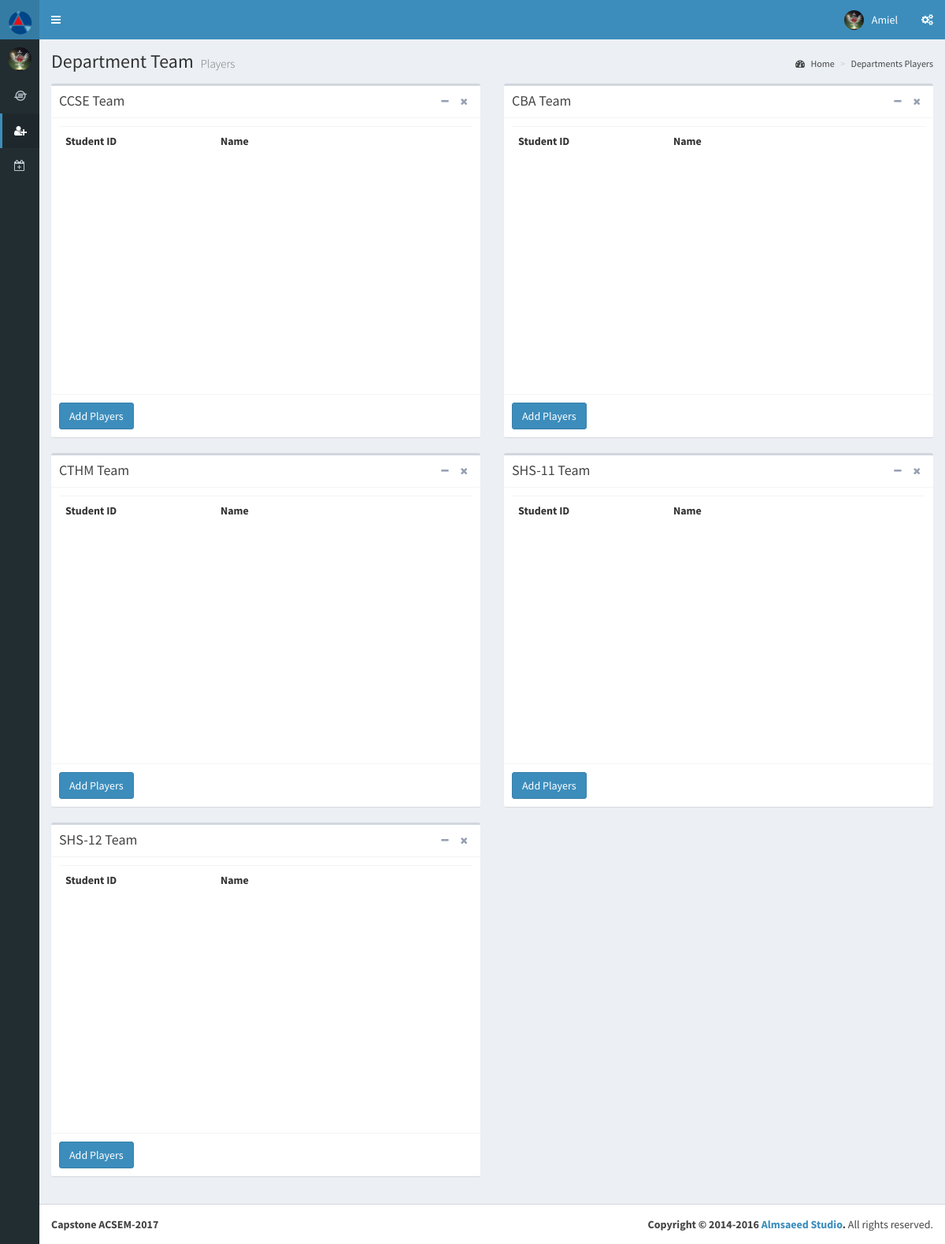
The page /ACSEM/pages/forms/aplist.php?id=1000-Event&id2=1000-Sports (signed in) on the database its author committed.
### tables this page shows
CREATE TABLE `tbl_facilitator` (
  `FacilitatorID` varchar(15) NOT NULL,
  `Ffname` text NOT NULL,
  `Fmname` text NOT NULL,
  `Flname` text NOT NULL,
  `Fbdate` text NOT NULL,
  `Fgender` text NOT NULL,
  `Fphoto` text NOT NULL,
  `Fusername` varchar(30) NOT NULL,
  `Fpassword` varchar(30) NOT NULL
);

CREATE TABLE `tbl_edepartments` (
  `EventID` varchar(15) NOT NULL,
  `DepID` varchar(15) NOT NULL
);

CREATE TABLE `tbl_departments` (
  `DepID` varchar(15) NOT NULL,
  `Depcode` text NOT NULL,
  `Depdes` text NOT NULL,
  `Deplogo` text NOT NULL,
  `Depcover` text NOT NULL
);

### ACSEM/conn/checker2.php (called while the page is built, shortened)
<?php
  if(isset($_COOKIE['userid1']) && $_COOKIE['userid1'] != ''){
  $user1 = $_COOKIE['userid1'];
  $user1;
  }else if(isset($_SESSION['userid1']) && $_SESSION['userid1'] !=''){
  $user1 = $_SESSION['userid1'];
  }else if(!isset($_COOKIE['userid1']) && $_COOKIE['userid2'] != ''){
      header("Location: ../login.php");
  }else if(!isset($_SESSION['userid2']) && $_SESSION['userid2'] !=''){
      header("Location: ../login.php");
  }
?>

### ACSEM/pages/forms/aplist.php (the view, shortened to what this page needs)
<?php
	include("../../conn/connection.php");
  include("../../conn/checker2.php");
  $id = $_GET['id'];
  $query = "SELECT * FROM tbl_facilitator where FacilitatorID = '$user1'  " ;
  $result = mysqli_query($link, $query);
  while($row = mysqli_fetch_assoc($result))
       {
        $fname = $row['Ffname'];
        $Fphoto = $row['Fphoto'];
       }
?>
<!DOCTYPE html>
<html>
<head>
  <link rel="stylesheet" href="../../bootstrap/css/bootstrap.min.css">
  <link rel="stylesheet" href="https://cdnjs.cloudflare.com/ajax/libs/font-awesome/4.5.0/css/font-awesome.min.css">
  <link rel="stylesheet" href="https://cdnjs.cloudflare.com/ajax/libs/ionicons/2.0.1/css/ionicons.min.css">
  <link rel="stylesheet" href="../../plugins/daterangepicker/daterangepicker.css">
  <link rel="stylesheet" href="../../plugins/datepicker/datepicker3.css">
  <link rel="stylesheet" href="../../plugins/iCheck/all.css">
  <link rel="stylesheet" href="../../plugins/colorpicker/bootstrap-colorpicker.min.css">
  <link rel="stylesheet" href="../../plugins/timepicker/bootstrap-timepicker.min.css">
  <link rel="stylesheet" href="../../plugins/select2/select2.min.css">
  <link rel="stylesheet" href="../../dist/css/AdminLTE.min.css">
  <link rel="stylesheet" href="../../dist/css/skins/_all-skins.min.css">
</head>
<body class="hold-transition skin-blue sidebar-collapse sidebar-mini">
<div class="wrapper">
  <header class="main-header">
    <a href="../../facilitator.php" class="logo">
      <span class="logo-mini"><img src="../../images/ar.png" style="width:70%; height:10%;"></span>
    </a>
    <nav class="navbar navbar-static-top">
      <a href="#" class="sidebar-toggle" data-toggle="offcanvas" role="button">
      </a>
      <div class="navbar-custom-menu">
        <ul class="nav navbar-nav">
          <li class="dropdown user user-menu">
            <a href="#" class="dropdown-toggle" data-toggle="dropdown">
              <img src="upload/<?php echo $Fphoto; ?>" class="user-image" alt="User Image">
              <span class="hidden-xs"><?php echo $fname; ?></span>
            </a>
          </li>
          <li>
            <a href="#" data-toggle="control-sidebar"><i class="fa fa-gears"></i></a>
          </li>
        </ul>
      </div>
    </nav>
  </header>
  <aside class="main-sidebar">
    <section class="sidebar">
      <div class="user-panel">
        <div class="pull-left image">
         <img src="upload/<?php echo $Fphoto; ?>" class="img-circle" alt="User Image">
        </div>
      </div>
      <ul class="sidebar-menu">
         <li><a href="../../facilitator.php"><i class="fa fa-ioxhost"></i> <span>Host Game</span></a></li>
         <li class="active"><a href="apindex.php"><i class="fa fa-user-plus"></i> <span>Players</span></a></li>
         <li><a href="scheduling.php"><i class="fa fa-calendar-plus-o"></i> <span>Schedules</span></a></li>
      </ul>
    </section>
  </aside>
  <div class="content-wrapper">
    <section class="content-header">
      <h1>
        Department Team <small>Players</small>
      </h1>
      <ol class="breadcrumb">
        <li class="active"><a href="#"><i class="fa fa-dashboard"></i> Home</a></li>
        <li><a>Departments Players</a></li>
      </ol>
    </section>
    <section class="content">
    <div class="row">
    <?php
    $query = "SELECT * FROM tbl_edepartments Where EventID = '$id'";
    $result = mysqli_query($link, $query);
    while($row = mysqli_fetch_assoc($result)){
          $depid = $row['DepID'];
          $query1 = "SELECT * FROM tbl_departments Where DepID = '$depid'";
          $result1 = mysqli_query($link, $query1);
          while($row = mysqli_fetch_assoc($result1)){
                $depcode = $row['Depcode'];
          }
    ?>
    <div class="col-md-6">
        <div class="box" >
            <div class="box-header with-border">
              <h3 class="box-title"><?php echo $depcode; ?>  Team</h3>
              <div class="box-tools pull-right">
                <button type="button" class="btn btn-box-tool" data-widget="collapse"><i class="fa fa-minus"></i></button>
                <button type="button" class="btn btn-box-tool" data-widget="remove"><i class="fa fa-times"></i></button>
              </div>
            </div>
            <div class="box-body" style="max-height: 350px; min-height: 350px; overflow-y: scroll;">
            <table class="table table-fixed">
                    <tr>
                      <th width="30%">Student ID</th>
                      <th width="50%">Name</th>
                    </tr>
                  </table>
            </div>
            <div class="box-footer">
            <form method="POST" action="addplayer.php">
            <button type="submit" class="btn btn-primary">Add Players</button>
            </form>
            </div>
            </div>
    </div>
    <?php
    }
    ?>
    </div>
    </section>
  </div>
  <footer class="main-footer">
    <div class="pull-right hidden-xs">
      <strong>Copyright &copy; 2014-2016 <a href="http://almsaeedstudio.com">Almsaeed Studio</a>.</strong> All rights
    reserved.
    </div>
      <strong>Capstone ACSEM-2017</strong>
  </footer>
</div>
</body>
</html>

### rows shown on the page
tbl_facilitator: Fphoto (picture), Ffname "Amiel"
tbl_edepartments: DepID.Depcode "CCSE"
tbl_edepartments: DepID.Depcode "CBA"
tbl_edepartments: DepID.Depcode "CTHM"
tbl_edepartments: DepID.Depcode "SHS-11"
tbl_edepartments: DepID.Depcode "SHS-12"
